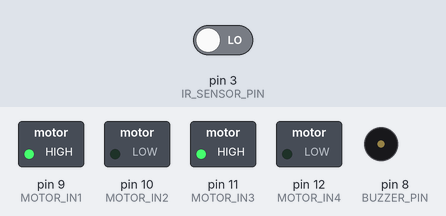
Bench run of a sketch on a simulated Arduino Uno, built with avr-gcc and run on an emulated ATmega328P. Shown: switched loads named in the sketch (green lamp = pin HIGH), buzzer (waves = sounding). The test bench sets the inputs (shaded band); at power-on: pin 3 (IR_SENSOR_PIN) LOW.

Above: at 1.2 s.
1.3 s: pin 3 (IR_SENSOR_PIN) driven HIGH
At 3.9 s:
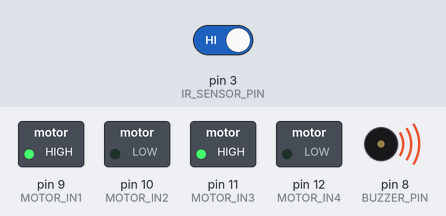
4.3 s: pin 3 (IR_SENSOR_PIN) driven LOW
At 4.7 s:
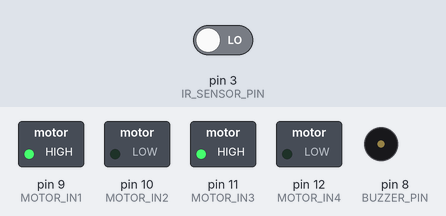
Timing chart, 0 to 7.3 s (numbered marks = the images above; inputs shaded):
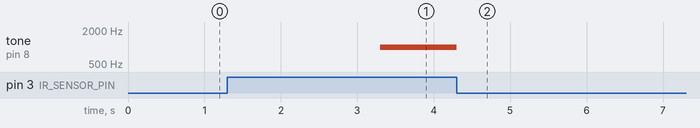

The sketch:

Driver-Drowsiness-Alert-System.ino
```cpp
/*
  Driver Drowsiness Alert System

*/

const int IR_SENSOR_PIN = 3;
const int BUZZER_PIN = 8;


const int MOTOR_IN1 = 9;
const int MOTOR_IN2 = 10;
const int MOTOR_IN3 = 11;
const int MOTOR_IN4 = 12;


// ===============================
const unsigned long STAGE1_TIME = 2000;   // 2 sec warning
const unsigned long STAGE2_TIME = 4000;   // 4 sec stronger warning
const unsigned long STOP_TIME   = 7000;   // 7 sec motor stop


unsigned long eyesClosedStartTime = 0;  // Stores when eyes first closed
bool eyesWereClosed = false;            // Tracks previous eye state


void setup() {


  pinMode(IR_SENSOR_PIN, INPUT);
  pinMode(BUZZER_PIN, OUTPUT);


  pinMode(MOTOR_IN1, OUTPUT);
  pinMode(MOTOR_IN2, OUTPUT);
  pinMode(MOTOR_IN3, OUTPUT);
  pinMode(MOTOR_IN4, OUTPUT);


  startMotors();
}

void loop() {

  // Read IR sensor state
  bool eyesClosed = digitalRead(IR_SENSOR_PIN);

  // If eyes are closed
  if (eyesClosed == HIGH) {

    // First time eyes closed
    if (!eyesWereClosed) {
      eyesClosedStartTime = millis();  // Record start time
      eyesWereClosed = true;
    }

    // Calculate duration of eye closure
    unsigned long t = millis() - eyesClosedStartTime;

    // ---------------------------
    // Stage 1: Mild Warning
    // ---------------------------
    if (t >= STAGE1_TIME && t < STAGE2_TIME) {
      tone(BUZZER_PIN, 1000, 200);  // 1000 Hz beep for 200 ms
      maintainMotors();             // Keep vehicle running
    }

    // ---------------------------
    // Stage 2: Strong Warning
    // ---------------------------
    else if (t >= STAGE2_TIME && t < STOP_TIME) {
      tone(BUZZER_PIN, 2000, 300);  // Stronger warning
      maintainMotors();
    }

    // ---------------------------
    // Stage 3: Emergency Stop
    // ---------------------------
    else if (t >= STOP_TIME) {
      tone(BUZZER_PIN, 4000);       // Continuous alarm
      stopMotors();                 // Stop vehicle
    }

  }

  // ==========================
  // If eyes are open
  // ==========================
  else {
    eyesWereClosed = false;   // Reset closure tracking
    noTone(BUZZER_PIN);       // Stop buzzer
    startMotors();            // Restart motors
  }

  delay(50);
}


// Start motors (vehicle moving)
void startMotors() {
  digitalWrite(MOTOR_IN1, HIGH);
  digitalWrite(MOTOR_IN2, LOW);

  digitalWrite(MOTOR_IN3, HIGH);
  digitalWrite(MOTOR_IN4, LOW);
}

// Maintain normal movement
void maintainMotors() {
  startMotors();
}

// Stop motors completely
void stopMotors() {
  digitalWrite(MOTOR_IN1, LOW);
  digitalWrite(MOTOR_IN2, LOW);

  digitalWrite(MOTOR_IN3, LOW);
  digitalWrite(MOTOR_IN4, LOW);
}
```

Measured:
- after the input at 1.3 s, tone on pin 8 (BUZZER_PIN): silent → 1000 Hz after 2.0 s
- after the input at 4.3 s, pin 9 (MOTOR_IN1), pin 11 (MOTOR_IN3): stays HIGH (without the input it goes to LOW after 4.0 s)
